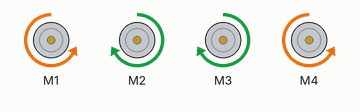
The sketch below on a simulated Arduino Uno, built with avr-gcc and run on an emulated ATmega328P. Parts: 4 × DC motor (green arrow = forward, orange = backward, longer = faster). What the sketch prints to the serial monitor is not drawn.

Above: at 0.1 s.
At 10.1 s:
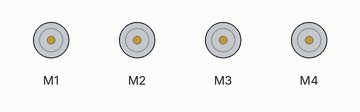
Timing chart, 0 to 11.6 s (numbered marks = the images above):
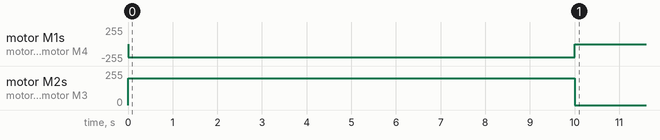

Measured:
- by itself, motor M1, motor M4: stopped → backward 200/255 at 0.00 s, → stopped 10.0 s later
- by itself, motor M2, motor M3: stopped → forward 200/255 at 0.00 s, → stopped 10.0 s later

The sketch:

car.ino
```cpp
#include <AFMotor.h>

AF_DCMotor motor1(1, MOTOR12_64KHZ); // create motor #1, 64KHz pwm
AF_DCMotor motor2(2, MOTOR12_64KHZ); // create motor #2, 64KHz pwm
AF_DCMotor motor3(3, MOTOR34_1KHZ); // create motor #3, 1KHz pwm
AF_DCMotor motor4(4, MOTOR34_1KHZ); // create motor #4, 1KHz pwm


unsigned long previousMillis = 0;
long interval = 10000;

void setup()
{

  Serial.begin(9600);//set up Serial library at 9600 bps
  Serial.println("Motor test!");
  MotorSpeed(200);
  AllForward();
  delay(1000);
  //AllBackward();
 // delay(1000);
  //AllStop();
  //delay(1000);
}

void loop() {
  unsigned long currentMillis = millis();

  if(currentMillis - previousMillis > interval) {
     previousMillis = currentMillis;

  motor1.run(RELEASE);      // turn it on going forward
  motor2.run(RELEASE);
  motor3.run(RELEASE);
  motor4.run(RELEASE);
  }


}

void MotorSpeed(int Speed)
{
  motor1.setSpeed(Speed);     // set the speed to 200 (255 max)
  motor2.setSpeed(Speed);
  motor3.setSpeed(Speed);
  motor4.setSpeed(Speed);
}

void AllForward()
{
  Serial.print("forward");
 motor1.run(BACKWARD);      // turn it on going forward
 motor2.run(FORWARD);
  motor3.run(FORWARD);
  motor4.run(BACKWARD);
}
```
